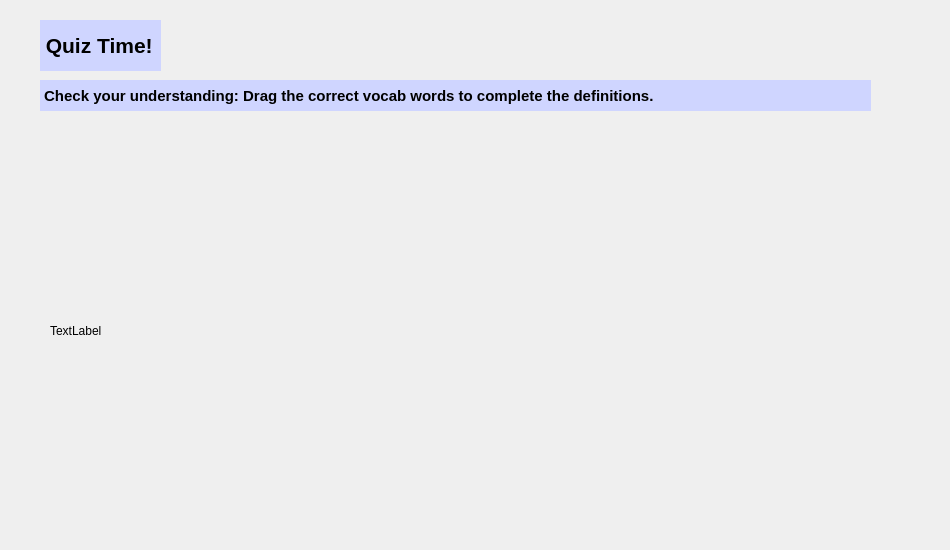
<?xml version="1.0" encoding="UTF-8"?>
<ui version="4.0">
 <class>QuizDragDropWidget</class>
 <widget class="QWidget" name="QuizDragDropWidget">
  <property name="geometry">
   <rect>
    <x>0</x>
    <y>0</y>
    <width>950</width>
    <height>550</height>
   </rect>
  </property>
  <property name="windowTitle">
   <string>Form</string>
  </property>
  <property name="styleSheet">
   <string notr="true"/>
  </property>
  <widget class="QLabel" name="label">
   <property name="geometry">
    <rect>
     <x>40</x>
     <y>20</y>
     <width>121</width>
     <height>51</height>
    </rect>
   </property>
   <property name="font">
    <font>
     <pointsize>16</pointsize>
     <italic>false</italic>
     <bold>true</bold>
     <kerning>true</kerning>
    </font>
   </property>
   <property name="autoFillBackground">
    <bool>false</bool>
   </property>
   <property name="styleSheet">
    <string notr="true">color: black;
background-color: rgb(207, 213, 255);</string>
   </property>
   <property name="text">
    <string> Quiz Time!</string>
   </property>
  </widget>
  <widget class="QLabel" name="label_2">
   <property name="geometry">
    <rect>
     <x>40</x>
     <y>80</y>
     <width>831</width>
     <height>31</height>
    </rect>
   </property>
   <property name="font">
    <font>
     <pointsize>11</pointsize>
     <italic>false</italic>
     <bold>true</bold>
     <kerning>true</kerning>
    </font>
   </property>
   <property name="autoFillBackground">
    <bool>false</bool>
   </property>
   <property name="styleSheet">
    <string notr="true">color: black;
background-color: rgb(207, 213, 255);</string>
   </property>
   <property name="text">
    <string> Check your understanding: Drag the correct vocab words to complete the definitions.</string>
   </property>
  </widget>
  <widget class="QWidget" name="verticalLayoutWidget">
   <property name="geometry">
    <rect>
     <x>50</x>
     <y>140</y>
     <width>131</width>
     <height>381</height>
    </rect>
   </property>
   <layout class="QVBoxLayout" name="verticalLayout">
    <item>
     <widget class="DraggableLabel" name="label_3">
      <property name="text">
       <string>TextLabel</string>
      </property>
     </widget>
    </item>
   </layout>
  </widget>
  <widget class="QWidget" name="verticalLayoutWidget_2">
   <property name="geometry">
    <rect>
     <x>230</x>
     <y>140</y>
     <width>641</width>
     <height>381</height>
    </rect>
   </property>
   <layout class="QVBoxLayout" name="verticalLayout_2"/>
  </widget>
 </widget>
 <customwidgets>
  <customwidget>
   <class>DraggableLabel</class>
   <extends>QLabel</extends>
   <header>draggablelabel.h</header>
  </customwidget>
 </customwidgets>
 <resources/>
 <connections/>
</ui>
